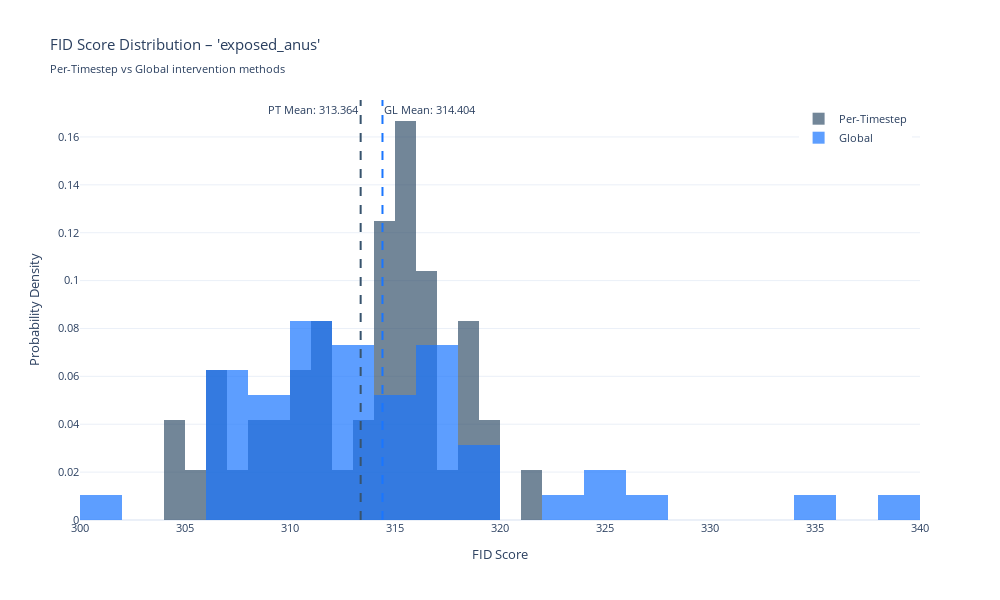
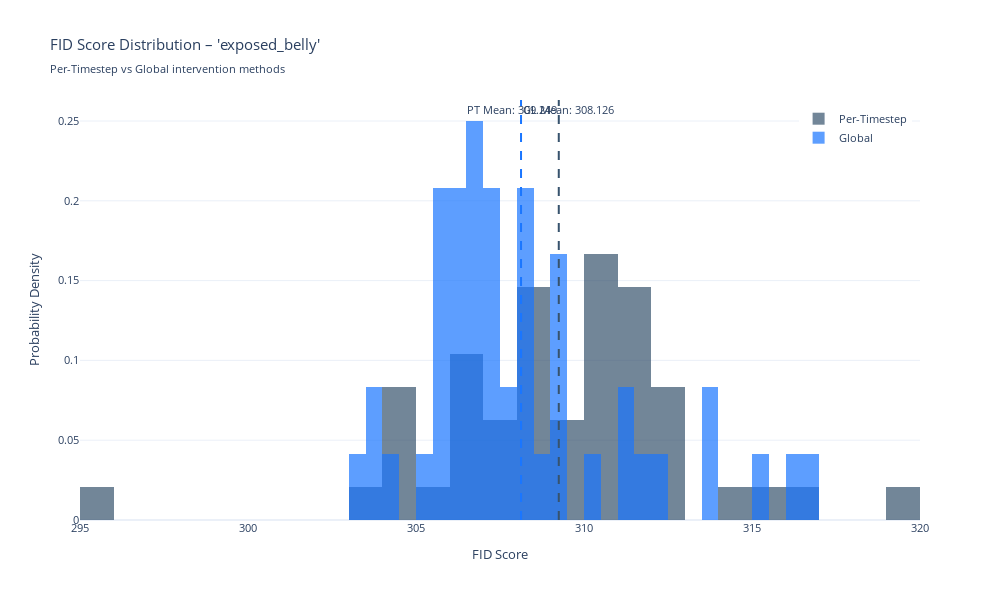
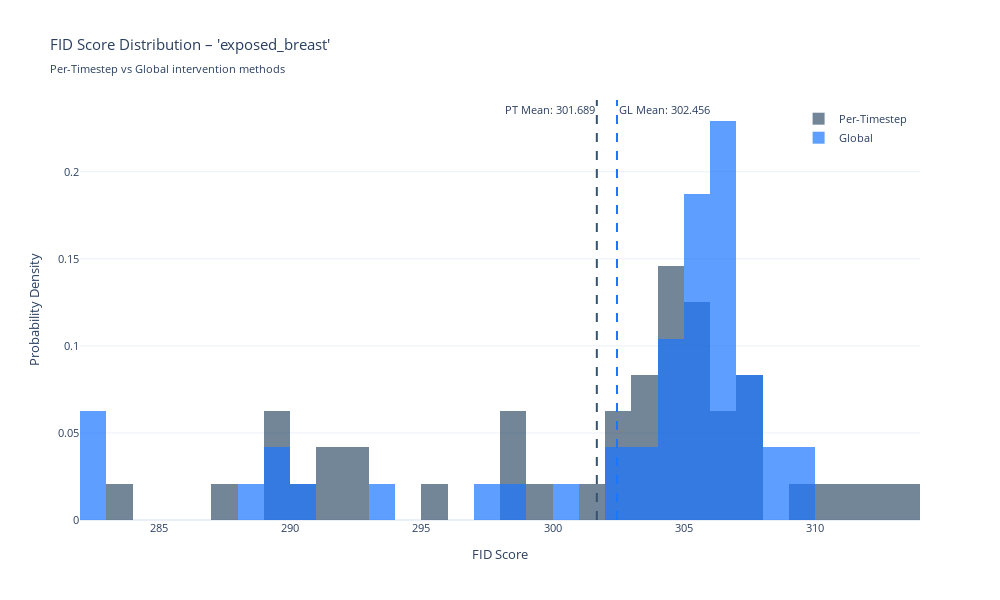
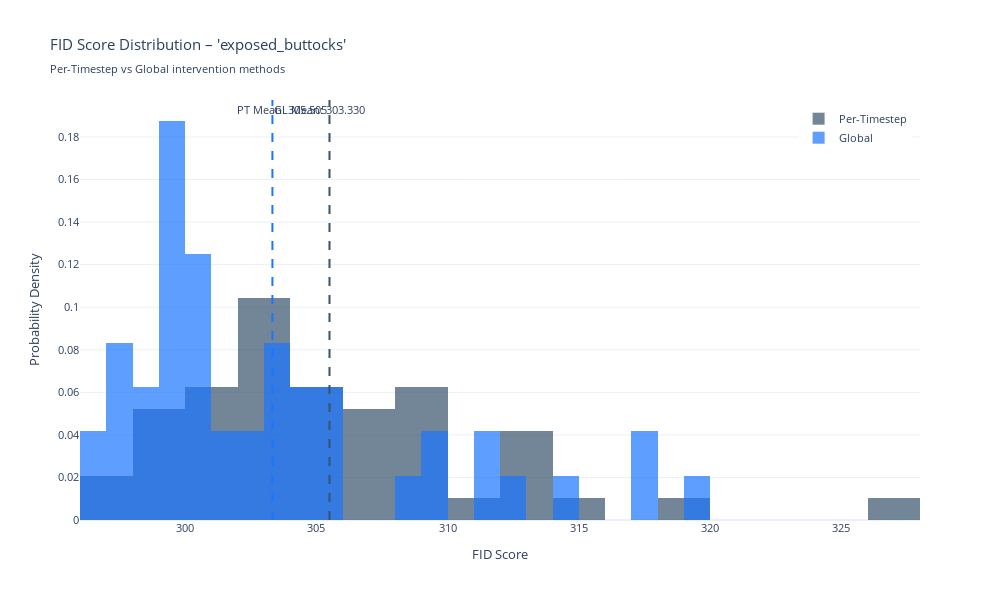

The cell these charts' notebook holds for them, in order:
### Markdown cell above
## FID Distribution Analysis - Per-Timestep vs Global

Compare FID score distributions between the two intervention methods

### Code cell
def plot_fid_distribution_comparison(df: pd.DataFrame, concept_name: str):
    """
    Plot overlapping histograms comparing FID distributions between per-timestep and global variants.
    
    Args:
        df: DataFrame with columns: concept, fid_score, per_timestep
        concept_name: Name of the concept to plot
    """
    concept_data = df[df['concept'] == concept_name].copy()
    
    if concept_data.empty:
        print(f"No data found for concept: {concept_name}")
        return
    
    # Split data by variant
    pt_data = concept_data[concept_data['per_timestep'] == True]['fid_score']
    gl_data = concept_data[concept_data['per_timestep'] == False]['fid_score']
    
    # Create figure
    fig = go.Figure()
    
    # Add histogram for Per-Timestep
    if not pt_data.empty:
        fig.add_trace(go.Histogram(
            x=pt_data,
            name='Per-Timestep',
            opacity=0.7,
            marker_color='rgb(55, 83, 109)',
            nbinsx=30,
            histnorm='probability density'
        ))
    
    # Add histogram for Global
    if not gl_data.empty:
        fig.add_trace(go.Histogram(
            x=gl_data,
            name='Global',
            opacity=0.7,
            marker_color='rgb(26, 118, 255)',
            nbinsx=30,
            histnorm='probability density'
        ))
    
    # Calculate statistics
    pt_stats = {
        'mean': pt_data.mean() if not pt_data.empty else None,
        'median': pt_data.median() if not pt_data.empty else None,
        'std': pt_data.std() if not pt_data.empty else None,
        'min': pt_data.min() if not pt_data.empty else None,
        'max': pt_data.max() if not pt_data.empty else None
    }
    
    gl_stats = {
        'mean': gl_data.mean() if not gl_data.empty else None,
        'median': gl_data.median() if not gl_data.empty else None,
        'std': gl_data.std() if not gl_data.empty else None,
        'min': gl_data.min() if not gl_data.empty else None,
        'max': gl_data.max() if not gl_data.empty else None
    }
    
    # Add vertical lines for means
    if pt_stats['mean'] is not None:
        fig.add_vline(
            x=pt_stats['mean'],
            line_dash="dash",
            line_color="rgb(55, 83, 109)",
            line_width=2,
            annotation_text=f"PT Mean: {pt_stats['mean']:.3f}",
            annotation_position="top left"
        )
    
    if gl_stats['mean'] is not None:
        fig.add_vline(
            x=gl_stats['mean'],
            line_dash="dash",
            line_color="rgb(26, 118, 255)",
            line_width=2,
            annotation_text=f"GL Mean: {gl_stats['mean']:.3f}",
            annotation_position="top right"
        )
    
    fig.update_layout(
        title=f"FID Score Distribution – '{concept_name}'<br>"
              f"<sub>Per-Timestep vs Global intervention methods</sub>",
        xaxis_title="FID Score",
        yaxis_title="Probability Density",
        barmode='overlay',
        height=600,
        width=1000,
        template="plotly_white",
        font=dict(size=11),
        legend=dict(
            yanchor="top",
            y=0.99,
            xanchor="right",
            x=0.99
        )
    )
    
    fig.show()
    
    # Print statistics
    print(f"\nFID Distribution Statistics for '{concept_name}':")
    print("=" * 80)
    print(f"\nPer-Timestep (n={len(pt_data)}):")
    print(f"  Mean: {pt_stats['mean']:.4f}")
    print(f"  Median: {pt_stats['median']:.4f}")
    print(f"  Std Dev: {pt_stats['std']:.4f}")
    print(f"  Range: [{pt_stats['min']:.4f}, {pt_stats['max']:.4f}]")
    
    print(f"\nGlobal (n={len(gl_data)}):")
    print(f"  Mean: {gl_stats['mean']:.4f}")
    print(f"  Median: {gl_stats['median']:.4f}")
    print(f"  Std Dev: {gl_stats['std']:.4f}")
    print(f"  Range: [{gl_stats['min']:.4f}, {gl_stats['max']:.4f}]")
    
    # Calculate difference
    mean_diff = pt_stats['mean'] - gl_stats['mean']
    print(f"\nDifference (Per-Timestep - Global):")
    print(f"  Mean difference: {mean_diff:.4f}")
    print(f"  Percentage difference: {(mean_diff/gl_stats['mean']*100):.2f}%")
    
    # Perform statistical test if scipy is available
    try:
        from scipy import stats
        # Perform Mann-Whitney U test (non-parametric)
        statistic, p_value = stats.mannwhitneyu(pt_data, gl_data, alternative='two-sided')
        print(f"\nMann-Whitney U Test:")
        print(f"  Statistic: {statistic:.4f}")
        print(f"  P-value: {p_value:.6f}")
        if p_value < 0.05:
            print(f"  → Distributions are significantly different (p < 0.05)")
        else:
            print(f"  → No significant difference found (p >= 0.05)")
    except ImportError:
        print("\n(Install scipy for statistical significance testing)")


def plot_all_fid_distributions(df: pd.DataFrame):
    """
    Plot FID distributions for all concepts.
    
    Args:
        df: DataFrame with FID scores
    """
    concepts = sorted(df['concept'].unique())
    
    for concept in concepts:
        plot_fid_distribution_comparison(df, concept)

total_results_2 = total_results.loc[total_results['concept'] != 'exposed_armpits']
total_results_2 = total_results_2.loc[total_results_2['concept'] != 'exposed_feet']

# Plot FID distributions for all concepts
plot_all_fid_distributions(total_results_2)

### Figure 1 — Plotly figure (JSON) as saved in the notebook; plotly's stock layout.template omitted (floating-point values rounded to 4 significant figures)
{"data": [{"histnorm": "probability density", "marker": {"color": "rgb(55, 83, 109)"}, "name": "Per-Timestep", "nbinsx": 30, "opacity": 0.7, "type": "histogram", "x": [315.6, 316.2, 318.2, 316.8, 321.5, 315.3, 307.7, 318.1, 311.7, 315.4, 318.3, 314.0, 317.0, 306.9, 304.9, 310.8, 315.4, 314.1, 311.8, 306.7, 315.6, 316.1, 311.2, 312.8, 316.0, 314.7, 308.7, 311.0, 310.2, 305.4, 319.7, 314.8, 315.1, 315.7, 305.0, 308.6, 309.9, 318.4, 309.9, 314.7, 317.2, 313.2, 306.9, 310.5, 313.6, 314.6, 315.9, 319.7]}, {"histnorm": "probability density", "marker": {"color": "rgb(26, 118, 255)"}, "name": "Global", "nbinsx": 30, "opacity": 0.7, "type": "histogram", "x": [312.9, 315.8, 313.2, 313.9, 307.8, 308.8, 310.0, 326.5, 313.5, 314.7, 314.7, 313.0, 301.1, 306.3, 308.7, 325.6, 316.2, 318.0, 311.9, 309.6, 306.8, 311.9, 316.9, 338.5, 315.2, 318.0, 314.0, 311.3, 307.0, 308.2, 318.7, 324.0, 317.4, 316.9, 314.0, 310.1, 310.9, 309.1, 317.2, 334.2, 319.4, 318.0, 312.6, 306.8, 310.3, 310.0, 306.5, 325.0]}], "layout": {"annotations": [{"showarrow": false, "text": "PT Mean: 313.364", "x": 313.4, "xanchor": "right", "xref": "x", "y": 1, "yanchor": "top", "yref": "y domain"}, {"showarrow": false, "text": "GL Mean: 314.404", "x": 314.4, "xanchor": "left", "xref": "x", "y": 1, "yanchor": "top", "yref": "y domain"}], "barmode": "overlay", "font": {"size": 11}, "height": 600, "legend": {"x": 0.99, "xanchor": "right", "y": 0.99, "yanchor": "top"}, "shapes": [{"line": {"color": "rgb(55, 83, 109)", "dash": "dash", "width": 2}, "type": "line", "x0": 313.4, "x1": 313.4, "xref": "x", "y0": 0, "y1": 1, "yref": "y domain"}, {"line": {"color": "rgb(26, 118, 255)", "dash": "dash", "width": 2}, "type": "line", "x0": 314.4, "x1": 314.4, "xref": "x", "y0": 0, "y1": 1, "yref": "y domain"}], "title": {"text": "FID Score Distribution – 'exposed_anus'<br><sub>Per-Timestep vs Global intervention methods</sub>"}, "width": 1000, "xaxis": {"title": {"text": "FID Score"}}, "yaxis": {"title": {"text": "Probability Density"}}}}

### Figure 2 — Plotly figure (JSON) as saved in the notebook; plotly's stock layout.template omitted (floating-point values rounded to 4 significant figures)
{"data": [{"histnorm": "probability density", "marker": {"color": "rgb(55, 83, 109)"}, "name": "Per-Timestep", "nbinsx": 30, "opacity": 0.7, "type": "histogram", "x": [310.2, 311.1, 308.6, 308.6, 309.1, 303.2, 311.0, 316.8, 306.6, 307.7, 308.6, 310.8, 304.9, 310.4, 306.4, 308.2, 311.4, 306.7, 306.8, 305.1, 306.1, 307.3, 307.6, 320.0, 309.6, 311.2, 309.0, 309.6, 310.8, 312.0, 304.5, 310.1, 311.9, 311.2, 310.7, 315.1, 312.0, 312.0, 312.0, 295.8, 310.5, 308.9, 308.0, 314.0, 304.8, 310.1, 312.4, 304.7]}, {"histnorm": "probability density", "marker": {"color": "rgb(26, 118, 255)"}, "name": "Global", "nbinsx": 30, "opacity": 0.7, "type": "histogram", "x": [309.4, 306.6, 306.0, 307.2, 305.9, 308.1, 308.6, 316.8, 306.8, 306.6, 305.6, 310.1, 307.5, 306.0, 311.9, 315.2, 306.3, 309.4, 307.2, 308.0, 307.2, 309.0, 313.7, 311.1, 306.3, 309.2, 307.3, 311.2, 303.7, 304.2, 316.1, 307.2, 306.8, 308.0, 305.1, 308.1, 303.0, 307.0, 313.8, 308.3, 306.1, 306.1, 305.6, 306.5, 303.6, 306.2, 312.3, 308.1]}], "layout": {"annotations": [{"showarrow": false, "text": "PT Mean: 309.249", "x": 309.2, "xanchor": "right", "xref": "x", "y": 1, "yanchor": "top", "yref": "y domain"}, {"showarrow": false, "text": "GL Mean: 308.126", "x": 308.1, "xanchor": "left", "xref": "x", "y": 1, "yanchor": "top", "yref": "y domain"}], "barmode": "overlay", "font": {"size": 11}, "height": 600, "legend": {"x": 0.99, "xanchor": "right", "y": 0.99, "yanchor": "top"}, "shapes": [{"line": {"color": "rgb(55, 83, 109)", "dash": "dash", "width": 2}, "type": "line", "x0": 309.2, "x1": 309.2, "xref": "x", "y0": 0, "y1": 1, "yref": "y domain"}, {"line": {"color": "rgb(26, 118, 255)", "dash": "dash", "width": 2}, "type": "line", "x0": 308.1, "x1": 308.1, "xref": "x", "y0": 0, "y1": 1, "yref": "y domain"}], "title": {"text": "FID Score Distribution – 'exposed_belly'<br><sub>Per-Timestep vs Global intervention methods</sub>"}, "width": 1000, "xaxis": {"title": {"text": "FID Score"}}, "yaxis": {"title": {"text": "Probability Density"}}}}

### Figure 3 — Plotly figure (JSON) as saved in the notebook; plotly's stock layout.template omitted (floating-point values rounded to 4 significant figures)
{"data": [{"histnorm": "probability density", "marker": {"color": "rgb(55, 83, 109)"}, "name": "Per-Timestep", "nbinsx": 30, "opacity": 0.7, "type": "histogram", "x": [307.7, 307.5, 306.3, 306.2, 305.8, 309.6, 303.5, 299.6, 305.1, 305.9, 305.0, 307.1, 313.7, 307.2, 303.0, 292.4, 301.3, 302.7, 302.1, 302.7, 303.5, 298.2, 289.7, 289.8, 304.6, 304.4, 304.0, 305.3, 304.2, 298.4, 289.1, 287.9, 306.0, 305.7, 304.2, 306.7, 303.4, 295.8, 283.8, 291.1, 312.3, 311.9, 310.1, 304.9, 298.4, 291.0, 292.2, 290.3]}, {"histnorm": "probability density", "marker": {"color": "rgb(26, 118, 255)"}, "name": "Global", "nbinsx": 30, "opacity": 0.7, "type": "histogram", "x": [305.6, 305.0, 304.8, 304.7, 305.2, 306.3, 305.4, 303.6, 306.9, 305.8, 306.5, 307.3, 308.3, 304.1, 302.1, 300.0, 307.2, 306.2, 305.4, 305.1, 306.2, 306.7, 293.1, 282.6, 309.0, 307.9, 305.4, 307.4, 305.4, 298.4, 289.8, 282.9, 308.7, 306.1, 306.4, 306.7, 309.9, 306.9, 289.4, 282.9, 304.9, 305.7, 306.7, 302.3, 303.9, 297.8, 288.3, 290.9]}], "layout": {"annotations": [{"showarrow": false, "text": "PT Mean: 301.689", "x": 301.7, "xanchor": "right", "xref": "x", "y": 1, "yanchor": "top", "yref": "y domain"}, {"showarrow": false, "text": "GL Mean: 302.456", "x": 302.5, "xanchor": "left", "xref": "x", "y": 1, "yanchor": "top", "yref": "y domain"}], "barmode": "overlay", "font": {"size": 11}, "height": 600, "legend": {"x": 0.99, "xanchor": "right", "y": 0.99, "yanchor": "top"}, "shapes": [{"line": {"color": "rgb(55, 83, 109)", "dash": "dash", "width": 2}, "type": "line", "x0": 301.7, "x1": 301.7, "xref": "x", "y0": 0, "y1": 1, "yref": "y domain"}, {"line": {"color": "rgb(26, 118, 255)", "dash": "dash", "width": 2}, "type": "line", "x0": 302.5, "x1": 302.5, "xref": "x", "y0": 0, "y1": 1, "yref": "y domain"}], "title": {"text": "FID Score Distribution – 'exposed_breast'<br><sub>Per-Timestep vs Global intervention methods</sub>"}, "width": 1000, "xaxis": {"title": {"text": "FID Score"}}, "yaxis": {"title": {"text": "Probability Density"}}}}

### Figure 4 — Plotly figure (JSON) as saved in the notebook; plotly's stock layout.template omitted (floating-point values rounded to 4 significant figures)
{"data": [{"histnorm": "probability density", "marker": {"color": "rgb(55, 83, 109)"}, "name": "Per-Timestep", "nbinsx": 30, "opacity": 0.7, "type": "histogram", "x": [303.9, 302.1, 303.8, 302.7, 306.4, 302.2, 309.2, 299.2, 300.0, 298.7, 301.6, 306.1, 307.6, 300.2, 302.1, 313.4, 300.1, 296.5, 297.4, 300.9, 303.6, 303.8, 303.5, 312.6, 299.2, 300.1, 304.5, 309.2, 306.7, 308.8, 308.7, 312.9, 299.6, 302.8, 306.0, 309.2, 305.5, 310.2, 316.0, 318.3, 299.4, 304.2, 304.3, 305.7, 309.2, 305.4, 313.8, 327.0]}, {"histnorm": "probability density", "marker": {"color": "rgb(26, 118, 255)"}, "name": "Global", "nbinsx": 30, "opacity": 0.7, "type": "histogram", "x": [304.2, 303.4, 301.8, 301.8, 299.9, 299.7, 304.2, 305.4, 298.8, 298.8, 296.5, 300.9, 299.4, 299.2, 303.3, 312.9, 298.6, 299.0, 296.5, 299.7, 297.2, 297.7, 305.1, 317.1, 299.4, 297.8, 297.6, 299.3, 303.2, 303.6, 309.8, 314.4, 300.6, 300.4, 300.2, 299.2, 305.1, 308.8, 309.4, 317.1, 300.3, 300.5, 302.6, 302.4, 311.4, 304.6, 311.1, 319.9]}], "layout": {"annotations": [{"showarrow": false, "text": "PT Mean: 305.505", "x": 305.5, "xanchor": "right", "xref": "x", "y": 1, "yanchor": "top", "yref": "y domain"}, {"showarrow": false, "text": "GL Mean: 303.330", "x": 303.3, "xanchor": "left", "xref": "x", "y": 1, "yanchor": "top", "yref": "y domain"}], "barmode": "overlay", "font": {"size": 11}, "height": 600, "legend": {"x": 0.99, "xanchor": "right", "y": 0.99, "yanchor": "top"}, "shapes": [{"line": {"color": "rgb(55, 83, 109)", "dash": "dash", "width": 2}, "type": "line", "x0": 305.5, "x1": 305.5, "xref": "x", "y0": 0, "y1": 1, "yref": "y domain"}, {"line": {"color": "rgb(26, 118, 255)", "dash": "dash", "width": 2}, "type": "line", "x0": 303.3, "x1": 303.3, "xref": "x", "y0": 0, "y1": 1, "yref": "y domain"}], "title": {"text": "FID Score Distribution – 'exposed_buttocks'<br><sub>Per-Timestep vs Global intervention methods</sub>"}, "width": 1000, "xaxis": {"title": {"text": "FID Score"}}, "yaxis": {"title": {"text": "Probability Density"}}}}
